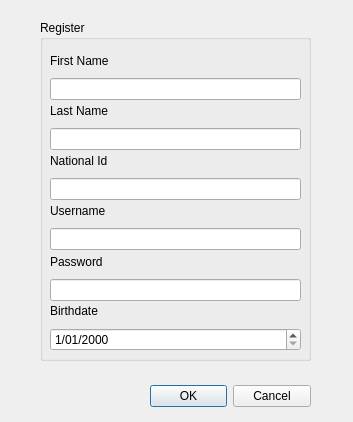
<?xml version="1.0" encoding="UTF-8"?>
<ui version="4.0">
 <class>Register</class>
 <widget class="QDialog" name="Register">
  <property name="windowModality">
   <enum>Qt::WindowModal</enum>
  </property>
  <property name="geometry">
   <rect>
    <x>0</x>
    <y>0</y>
    <width>353</width>
    <height>422</height>
   </rect>
  </property>
  <property name="minimumSize">
   <size>
    <width>353</width>
    <height>422</height>
   </size>
  </property>
  <property name="maximumSize">
   <size>
    <width>353</width>
    <height>422</height>
   </size>
  </property>
  <property name="windowTitle">
   <string>Register</string>
  </property>
  <widget class="QDialogButtonBox" name="buttonBox">
   <property name="geometry">
    <rect>
     <x>150</x>
     <y>380</y>
     <width>161</width>
     <height>32</height>
    </rect>
   </property>
   <property name="orientation">
    <enum>Qt::Horizontal</enum>
   </property>
   <property name="standardButtons">
    <set>QDialogButtonBox::Cancel|QDialogButtonBox::Ok</set>
   </property>
  </widget>
  <widget class="QGroupBox" name="groupBox_2">
   <property name="geometry">
    <rect>
     <x>40</x>
     <y>20</y>
     <width>271</width>
     <height>341</height>
    </rect>
   </property>
   <property name="title">
    <string>Register</string>
   </property>
   <widget class="QWidget" name="layoutWidget_4">
    <property name="geometry">
     <rect>
      <x>10</x>
      <y>80</y>
      <width>251</width>
      <height>50</height>
     </rect>
    </property>
    <layout class="QVBoxLayout" name="verticalLayout_2">
     <item>
      <widget class="QLabel" name="label_2">
       <property name="text">
        <string>Last Name</string>
       </property>
      </widget>
     </item>
     <item>
      <widget class="QLineEdit" name="_txtR_LsName"/>
     </item>
    </layout>
   </widget>
   <widget class="QWidget" name="layoutWidget_5">
    <property name="geometry">
     <rect>
      <x>10</x>
      <y>130</y>
      <width>251</width>
      <height>50</height>
     </rect>
    </property>
    <layout class="QVBoxLayout" name="verticalLayout_3">
     <item>
      <widget class="QLabel" name="label_3">
       <property name="text">
        <string>National Id</string>
       </property>
      </widget>
     </item>
     <item>
      <widget class="QLineEdit" name="_txtR_national_id"/>
     </item>
    </layout>
   </widget>
   <widget class="QWidget" name="layoutWidget_6">
    <property name="geometry">
     <rect>
      <x>10</x>
      <y>180</y>
      <width>251</width>
      <height>50</height>
     </rect>
    </property>
    <layout class="QVBoxLayout" name="verticalLayout_4">
     <item>
      <widget class="QLabel" name="label_4">
       <property name="text">
        <string>Username</string>
       </property>
      </widget>
     </item>
     <item>
      <widget class="QLineEdit" name="_txtR_usrnm"/>
     </item>
    </layout>
   </widget>
   <widget class="QWidget" name="layoutWidget_7">
    <property name="geometry">
     <rect>
      <x>10</x>
      <y>230</y>
      <width>251</width>
      <height>51</height>
     </rect>
    </property>
    <layout class="QVBoxLayout" name="verticalLayout_5">
     <item>
      <widget class="QLabel" name="label_5">
       <property name="text">
        <string>Password</string>
       </property>
      </widget>
     </item>
     <item>
      <widget class="QLineEdit" name="_txtR_psswd">
       <property name="echoMode">
        <enum>QLineEdit::Password</enum>
       </property>
      </widget>
     </item>
    </layout>
   </widget>
   <widget class="QWidget" name="layoutWidget">
    <property name="geometry">
     <rect>
      <x>10</x>
      <y>30</y>
      <width>251</width>
      <height>50</height>
     </rect>
    </property>
    <layout class="QVBoxLayout" name="verticalLayout">
     <item>
      <widget class="QLabel" name="label">
       <property name="text">
        <string>First Name</string>
       </property>
      </widget>
     </item>
     <item>
      <widget class="QLineEdit" name="_txtR_name"/>
     </item>
    </layout>
   </widget>
   <widget class="QWidget" name="layoutWidget_2">
    <property name="geometry">
     <rect>
      <x>10</x>
      <y>280</y>
      <width>251</width>
      <height>51</height>
     </rect>
    </property>
    <layout class="QVBoxLayout" name="verticalLayout_6">
     <item>
      <widget class="QLabel" name="label_6">
       <property name="text">
        <string>Birthdate</string>
       </property>
      </widget>
     </item>
     <item>
      <widget class="QDateEdit" name="_birthdate">
       <property name="displayFormat">
        <string>d/MM/yyyy</string>
       </property>
      </widget>
     </item>
    </layout>
   </widget>
  </widget>
 </widget>
 <resources/>
 <connections>
  <connection>
   <sender>buttonBox</sender>
   <signal>accepted()</signal>
   <receiver>Register</receiver>
   <slot>accept()</slot>
   <hints>
    <hint type="sourcelabel">
     <x>248</x>
     <y>254</y>
    </hint>
    <hint type="destinationlabel">
     <x>157</x>
     <y>274</y>
    </hint>
   </hints>
  </connection>
  <connection>
   <sender>buttonBox</sender>
   <signal>rejected()</signal>
   <receiver>Register</receiver>
   <slot>reject()</slot>
   <hints>
    <hint type="sourcelabel">
     <x>316</x>
     <y>260</y>
    </hint>
    <hint type="destinationlabel">
     <x>286</x>
     <y>274</y>
    </hint>
   </hints>
  </connection>
 </connections>
</ui>
